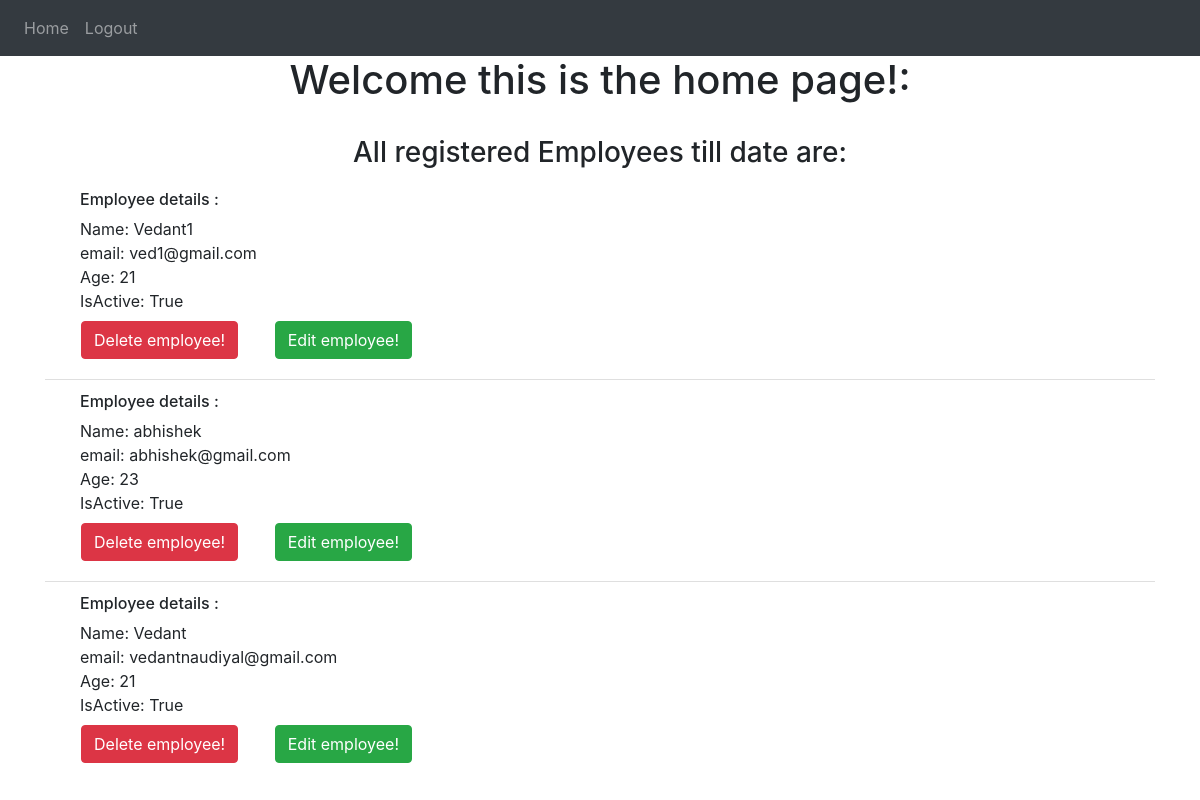
The app's page / (signed in), older data.
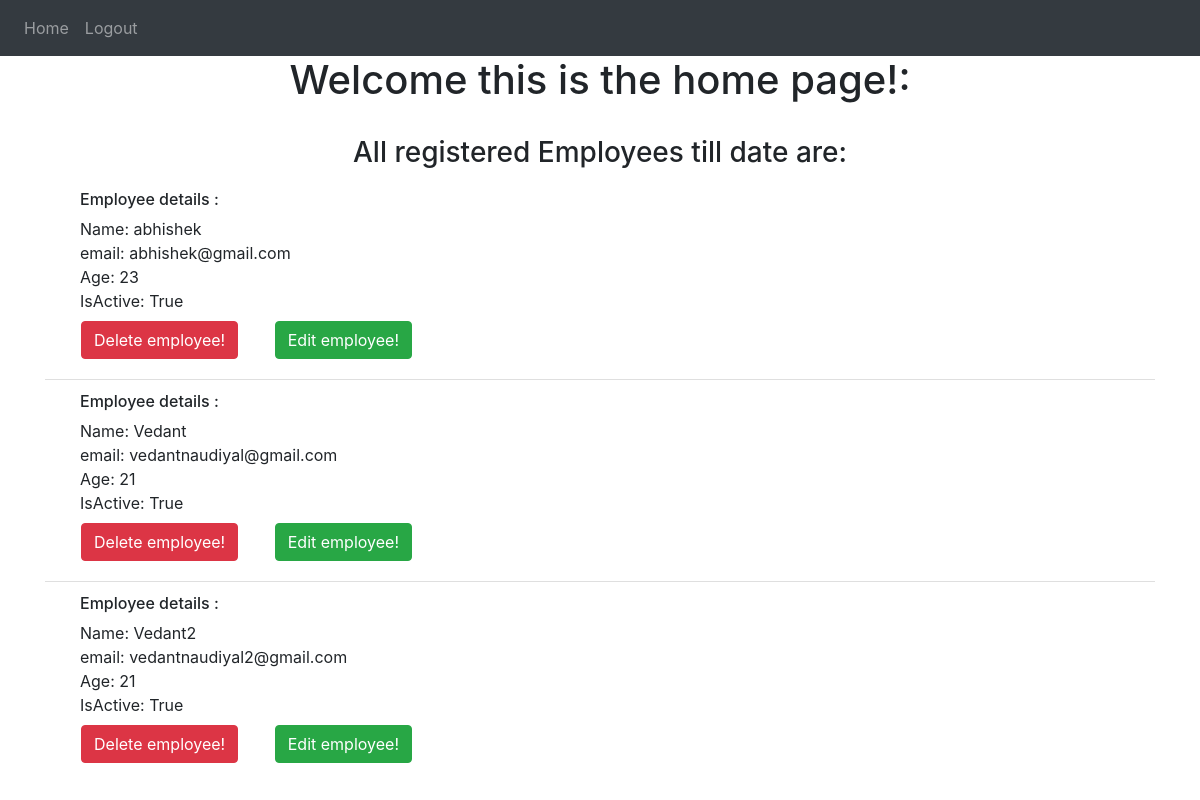
The same page, newer data.
### application/models.py (models this page shows)
class Employee(db.Model, UserMixin):
    id=db.Column(db.Integer, primary_key=True)
    name=db.Column(db.String(50))
    email=db.Column(db.String(100), unique=True)
    password=db.Column(db.String(100))
    age=db.Column(db.Integer())
    isActive=db.Column(db.Boolean(), default=True)

### application/views.py (the view)
@views.route('/')
@login_required
def home():
    return render_template("home.html", employee=current_user, employees=Employee.query.all())

### application/__init__.py (called while the page is built)
def create_app():
    app=Flask(__name__)
    app.config['SECRET_KEY']="sssshhhhhhhhhhhh!"
    app.config['SQLALCHEMY_DATABASE_URI']=f"sqlite:///{DB_NAME}"
    db.init_app(app )
    from .views import views
    from .auth import auth
    app.register_blueprint(views, url_prefix="/")
    app.register_blueprint(auth, url_prefix="/")
    from .models import Employee
    create_database(app)
    login_manager = LoginManager()
    login_manager.login_view = "auth.login"
    login_manager.init_app(app)
    @login_manager.user_loader
    def load_user(user_id):
        return Employee.query.get(int(user_id))
    return app

### application/templates/home.html (shortened to what this page needs)
{% extends "base.html" %} {% block title %}Changed{% endblock %}
{% block content %}
<h1 align="center">Welcome this is the home page!:</h1>
<h3 align="center">All registered Employees till date are:</h3>
<ul class="list-group list-group-flush" id="employees">
    {% for employee_item in employees %}
    <li class="list-group-item">
        <div class="container">
            <h6>Employee details :</h6>
            <div>Name: {{ employee_item.name }}</div>
            <div>email: {{ employee_item.email }}</div>
            <div>Age: {{ employee_item.age }}</div>
            <div>IsActive: {{ employee_item.isActive }}</div>
        </div>
        <button class="btn btn-danger my-2 mx-3" onclick="deleteEmployee({{employee_item.id}})">
            Delete employee!
        </button>
        <button class="btn btn-success my-2 mx-3" onclick="editEmployee({{employee_item.id}})">
            Edit employee!
        </button>
    </li>
    {% endfor %}
</ul>
{% endblock %}

### application/templates/base.html (shortened to what this page needs)
<!DOCTYPE html>
<html lang="en">
<head>
    <link
      rel="stylesheet"
      href="https://stackpath.bootstrapcdn.com/bootstrap/4.4.1/css/bootstrap.min.css"
    />
    <link
      rel="stylesheet"
      href="https://stackpath.bootstrapcdn.com/font-awesome/4.7.0/css/font-awesome.min.css"
    />
</head>
<body>
    <nav class="navbar navbar-expand-lg navbar-dark bg-dark">
      <div class="collapse navbar-collapse" id="navbar">
        <div class="navbar-nav">
            {% if employee %}
                <a class="nav-item nav-link" id="home" href="/">Home</a>
                <a class="nav-item nav-link" id="logout" href="/logout">Logout</a>
            {% else %}
                <a class="nav-item nav-link" id="login" href="/login">Login</a>
                <a class="nav-item nav-link" id="signup" href="/signup">Signup</a>
            {% endif %}
        </div>
      </div>
    </nav>
    <div class="container" >
        {% block content %}{% endblock %}
    </div>
</body>
</html>

Row changes from the older to the newer data that the page shows:
removed Employee: name "Vedant1", email "ved1@gmail.com", age "21", isActive "True"
added Employee: name "Vedant2", email "vedantnaudiyal2@gmail.com", age "21", isActive "True"
